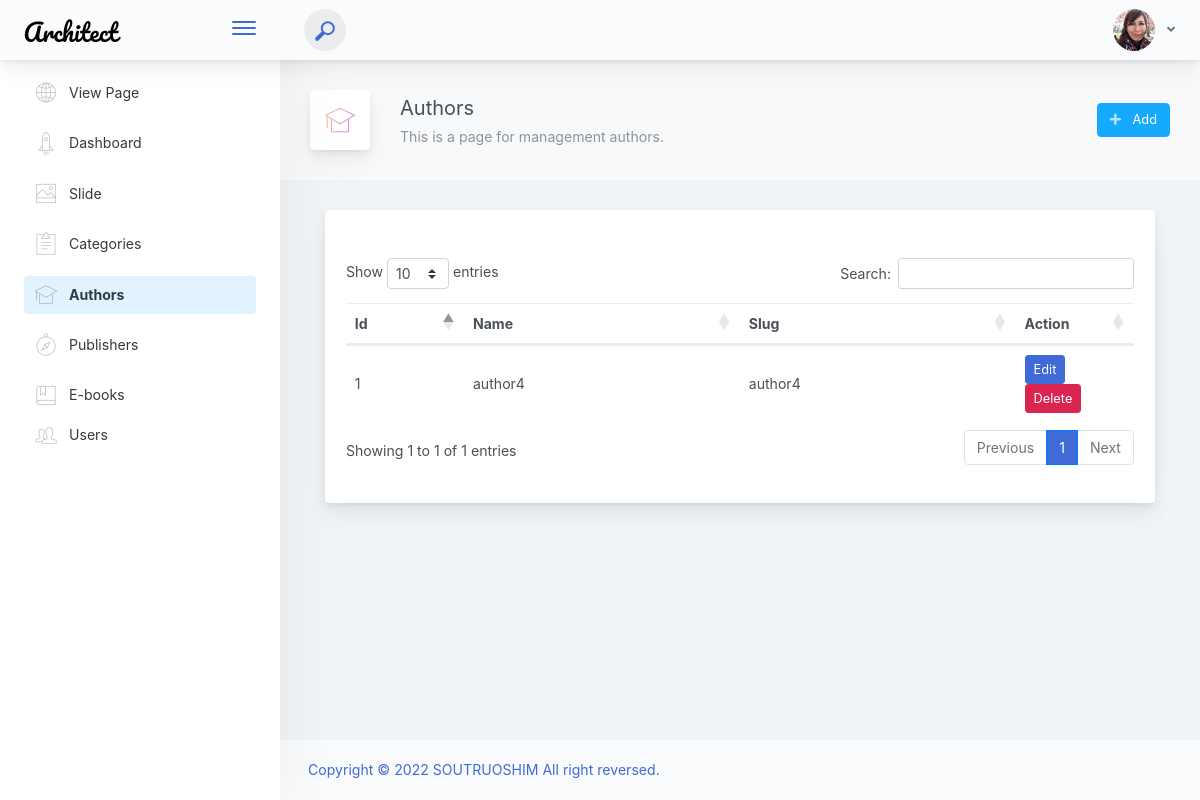
Screenshot of /admin/author/author.php with the database file from the repository.
### tables this page shows
CREATE TABLE IF NOT EXISTS `authors` (
  `id` int(11) NOT NULL AUTO_INCREMENT,
  `name` varchar(200) DEFAULT NULL,
  `slug` varchar(200) DEFAULT NULL,
  `created_dt` datetime NOT NULL DEFAULT CURRENT_TIMESTAMP,
  `update_dt` datetime DEFAULT NULL,
  PRIMARY KEY (`id`)
);

### config/Database.php (called while the page is built, shortened)
<?php
    class database{
        private $servername = SERVER_NAME;
        private $username = USER_NAME;
        private $password= DB_PASSWORD;
        private $dbname= DB_NAME;
        private $mysqli='';
        public function __construct(){
            $this->mysqli = new mysqli($this->servername,$this->username,$this->password,$this->dbname);
        }
        public function select($table,$rows="*",$where = null){
            if ($where != null) {
                $sql="SELECT $rows FROM $table WHERE $where";
            }else{
                $sql="SELECT $rows FROM $table";
            }
            $this->sql = $result = $this->mysqli->query($sql);
        }
    }
?>

### admin/author/author.php (the view, shortened to what this page needs)
<?php
   include("../inc/header.php");
    include(__DIR__ . "/../../config/database.php");
?>
<div class="app-page-title">
    <div class="page-title-wrapper">
        <div class="page-title-heading">
            <div class="page-title-icon">
                <i class="pe-7s-study icon-gradient bg-mean-fruit">
                </i>
            </div>
            <div>Authors
                <div class="page-title-subheading">This is a page for management authors.
                </div>
            </div>
        </div>
        <div class="page-title-actions">
            <div class="d-inline-block dropdown">
                <a type="button" class="btn-shadow btn btn-info" href="../author/add_author.php" >
                    <span class="btn-icon-wrapper pr-2 opacity-7">
                        <i class="fa fa-plus fa-w-20"></i>
                    </span>
                    Add
                </a>
            </div>
        </div>
    </div>
</div>
            <div class="content-wrap">
                <div class="container-fluid">
                <div class="main-card mb-3 card">
                 <div class="card-body"><h5 class="card-title"></h5>
                <div class="row">
                        <div class="col-md-12 p-3">
                            <table class="table" id = "tbl_author">
                                <thead>
                                    <tr>
                                        <th scope="col" width="15%">Id</th>
                                        <th scope="col" width="35%">Name</th>
                                        <th scope="col" width="35%">Slug</th>
                                        <th scope="col" width="15%">Action</th>
                                    </tr>
                                </thead>
                                <tbody>
                                    <?php
                                        $b = new database();
                                        $b->select("authors","*");
                                        $result = $b->sql;
                                    ?>
                                    <?php while ($row = mysqli_fetch_assoc($result)) { ?>
                                        <tr>
                                            <td><?php echo $row['id']; ?></td>
                                            <td><?php echo $row['name']; ?></td>
                                            <td><?php echo $row['slug']; ?></td>
                                            <td>
                                                <form method="POST" action="queries/delete_author.php">
                                                    <a href="edit_author.php?id=<?php echo $row['id']; ?>" type="button" class="btn btn-primary btn-sm">Edit</a>
                                                    <input type="submit" class="btn btn-danger btn-sm" name="submit" value="Delete">
                                                </form>
                                            </td>
                                        </tr>
                                    <?php } ?>
                              </tbody>
                            </table>
                        </div>
                    </div>
                </div>
                </div>
                </div>
            </div>
<?php
   include("../inc/footer.php");
?>

### rows the page displays
authors: id "1", name "author4", slug "author4"
